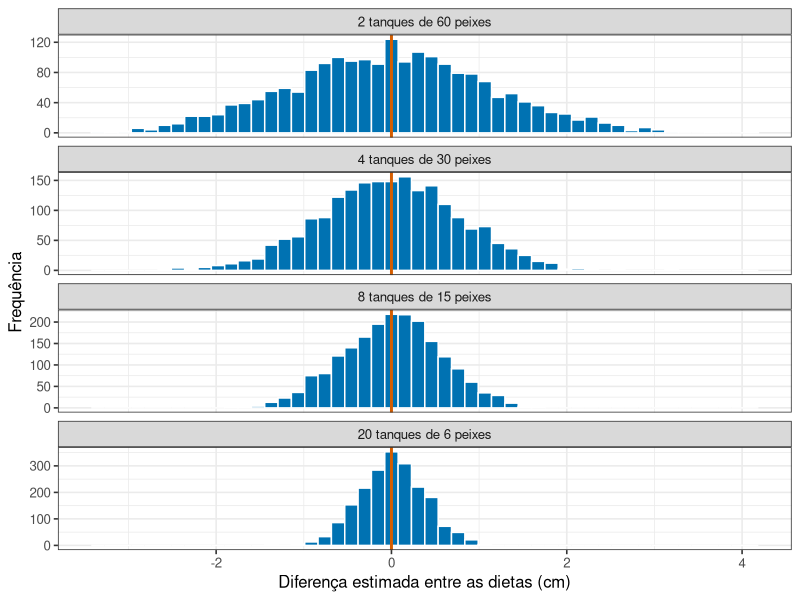
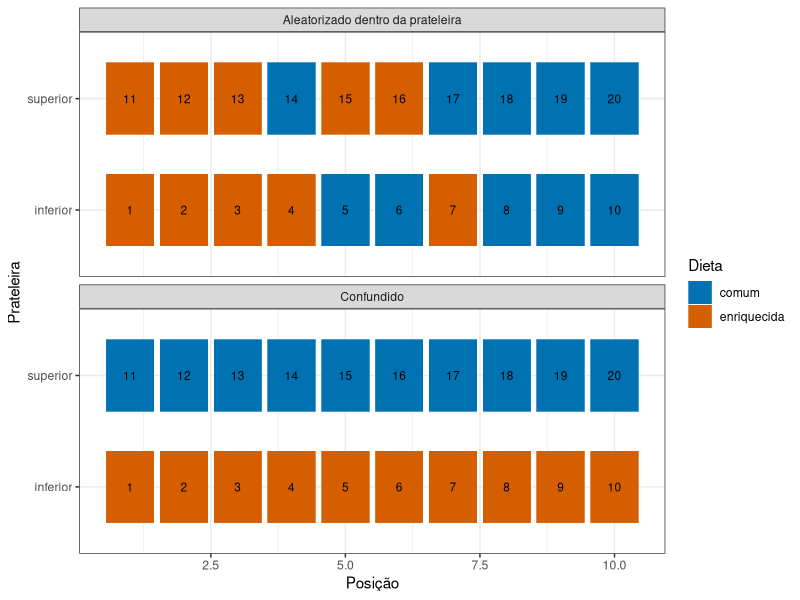

Write the R code that produced these figures, in order.
## ---- chunk 1
#| include: false
library(tidyverse)
theme_set(theme_bw(base_size = 12))
## ---- chunk 2
#| echo: false
#| label: fig-alocacao
#| fig-cap: "Diferença estimada entre duas dietas idênticas, em dois mil experimentos, para quatro maneiras de distribuir os mesmos 120 peixes. Como não há efeito, o valor correto é sempre zero."
#| fig-alt: "Quatro histogramas empilhados, todos centrados em zero. Com 2 tanques de 60 peixes a distribuição é muito larga; ela vai se estreitando conforme o número de tanques aumenta, e com 20 tanques de 6 peixes fica bem concentrada em torno de zero."
#| fig-height: 4.6
variacao_entre_tanques <- 0.8
variacao_entre_peixes <- 0.5
orcamento <- 120

diferenca_estimada <- function(n_tanques) {
  peixes_por_tanque <- orcamento / n_tanques
  dieta <- rep(c("comum", "enriquecida"), each = n_tanques / 2)

  media_tanque <- rnorm(n_tanques, mean = 10, sd = variacao_entre_tanques)
  media_medida <- media_tanque +
    rnorm(n_tanques, mean = 0, sd = variacao_entre_peixes / sqrt(peixes_por_tanque))

  mean(media_medida[dieta == "enriquecida"]) - mean(media_medida[dieta == "comum"])
}

alocacoes <- c(2, 4, 8, 20)
rotulos <- paste0(alocacoes, " tanques de ", orcamento / alocacoes, " peixes")

diferencas <- bind_rows(lapply(seq_along(alocacoes), function(i) {
  tibble(
    alocacao = rotulos[i],
    diferenca = replicate(2000, diferenca_estimada(alocacoes[i]))
  )
})) |>
  mutate(alocacao = fct_relevel(alocacao, rotulos))

ggplot(diferencas, aes(x = diferenca)) +
  geom_histogram(bins = 50, fill = "#0072B2", colour = "white") +
  geom_vline(xintercept = 0, colour = "#D55E00", linewidth = 1) +
  facet_wrap(~ alocacao, ncol = 1, scales = "free_y") +
  labs(x = "Diferença estimada entre as dietas (cm)", y = "Frequência")
## ---- chunk 3
#| echo: false
espalhamento <- diferencas |>
  group_by(alocacao) |>
  summarise(desvio = sd(diferenca))

sd_2  <- formatC(espalhamento$desvio[1], format = "f", digits = 2, decimal.mark = ",")
sd_20 <- formatC(espalhamento$desvio[4], format = "f", digits = 2, decimal.mark = ",")
## ---- chunk 4
#| code-fold: true
#| code-summary: "Ver uma alocação balanceada em R"
tanques <- tibble(tanque = 1:20)

alocacao <- tanques |>
  mutate(dieta = sample(rep(c("comum", "enriquecida"), each = 10)))

alocacao
## ---- chunk 5
#| echo: false
#| label: fig-confundimento
#| fig-cap: "Dois desenhos com vinte tanques. No primeiro, dieta e prateleira coincidem; no segundo, cada prateleira contém as duas dietas."
#| fig-alt: "Dois painéis de tanques organizados em prateleiras. No painel confundido cada prateleira possui uma única cor; no balanceado as duas cores aparecem em cada prateleira."
#| fig-height: 4.2
grade_tanques <- crossing(prateleira = c("superior", "inferior"), posicao = 1:10) |>
  mutate(tanque = row_number())

confundido <- grade_tanques |>
  mutate(dieta = if_else(prateleira == "superior", "comum", "enriquecida"),
         desenho = "Confundido")

balanceado <- grade_tanques |>
  group_by(prateleira) |>
  mutate(dieta = sample(rep(c("comum", "enriquecida"), each = 5))) |>
  ungroup() |>
  mutate(desenho = "Aleatorizado dentro da prateleira")

bind_rows(confundido, balanceado) |>
  ggplot(aes(x = posicao, y = prateleira, fill = dieta)) +
  geom_tile(colour = "white", width = 0.9, height = 0.65) +
  geom_text(aes(label = tanque), size = 3) +
  facet_wrap(~ desenho, ncol = 1) +
  scale_fill_manual(values = c(comum = "#0072B2", enriquecida = "#D55E00")) +
  labs(x = "Posição", y = "Prateleira", fill = "Dieta") +
  theme_bw(base_size = 11)
## ---- chunk 6
#| code-fold: true
#| code-summary: "Ver a aleatorização restrita por blocos"
unidades <- crossing(
  prateleira = paste("prateleira", 1:4),
  posicao = 1:6
)

plano <- unidades |>
  group_by(prateleira) |>
  mutate(tratamento = sample(rep(c("controle", "dieta nova"), each = 3))) |>
  ungroup()

count(plano, prateleira, tratamento)
